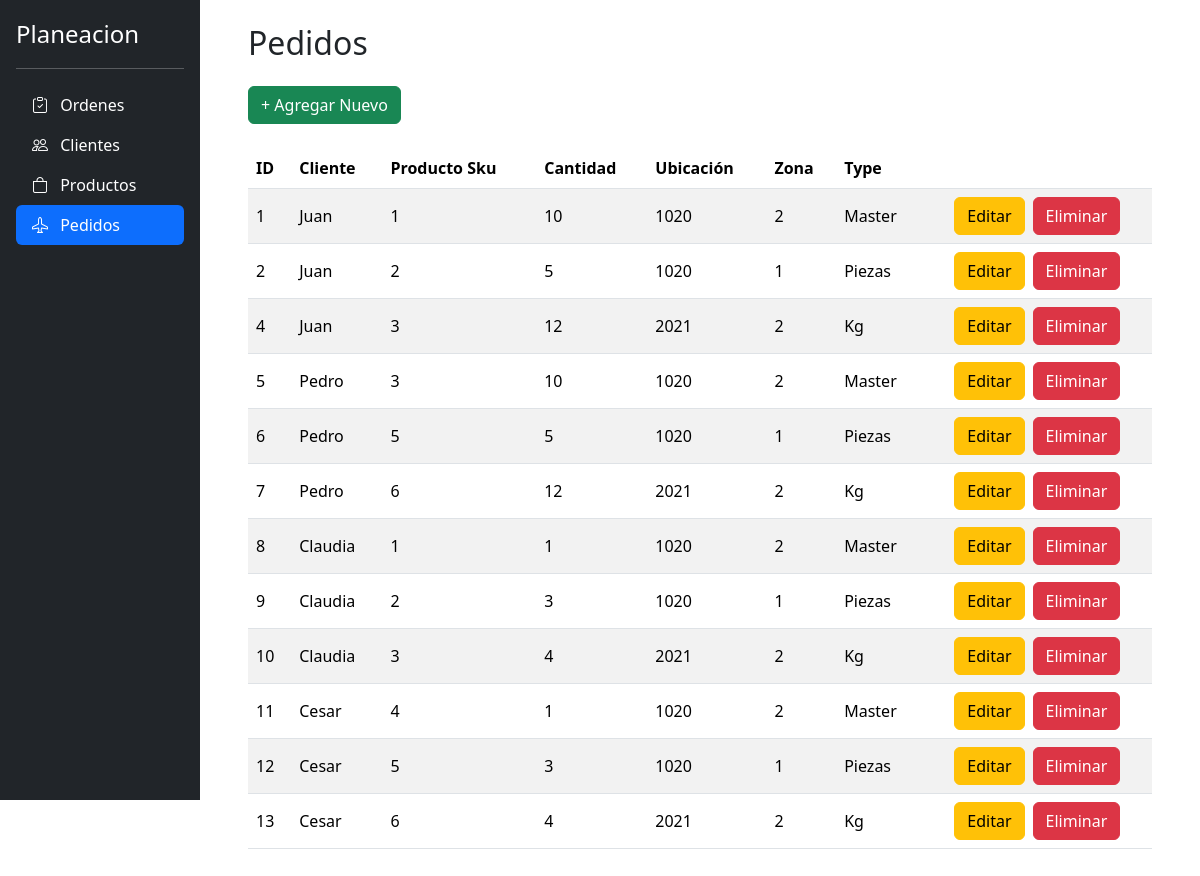
The app's page /pedidos with its own data.
### planeacion/data/database/entities/PedidoEntity.py (models this page shows, shortened)
class Pedido(models.Model):
    class Types(models.TextChoices):
        MASTER = "Master", "Master"
        PZAS = "Piezas", "Piezas"
        KILOS = "Kg", "Kilogramos"
    cliente = models.ForeignKey(Cliente, on_delete=models.CASCADE)
    producto = models.ForeignKey(Producto, on_delete=models.SET_NULL, null = True)
    cantidad = models.IntegerField()
    ubicacion = models.IntegerField()
    zona = models.IntegerField()
    type = models.CharField(choices= Types.choices, max_length = 15)
    planeacion = models.ForeignKey(Planeacion, on_delete= models.SET_NULL, null = True)

### planeacion/data/database/entities/ClienteEntity.py (models this page shows, shortened)
class Cliente(models.Model):
    nombre = models.CharField(max_length=50)

### planeacion/data/database/entities/ProductoEntity.py (models this page shows, shortened)
class Producto(models.Model):
    sku = models.CharField(max_length=50, primary_key = True, unique = True)
    pasillo = models.IntegerField(null=False)
    precio = models.DecimalField(max_digits=10, decimal_places=2)

### planeacion/ui/views.py (the view)
# urls.py: path("pedidos", views.pedidos, name="pedidos"),
def pedidos(request):
    mensaje = request.GET.get('mensaje')
    error = request.GET.get('error') == 'True'
    respuesta:RespuestaOperacion = PedidoUseCases.obtenerPedidosUseCase()
    productos = ProductoUseCases.obtenerProductosUseCase().contenido
    clientes = ClienteUseCases.obtenerClientesUseCase().contenido
    context = {
        "pedidos" : respuesta.contenido,
        "mensaje": mensaje,
        "error": error,
        "clientes": clientes,
        "productos": productos,
    }
    return render(request, "planeacion/pedidos.html", context)

### planeacion/data/database/dao/ClienteDao.py (called while the page is built)
    @staticmethod
    def obtenerClientes():
        return Cliente.objects.all()

### planeacion/data/database/dao/PedidoDao.py (called while the page is built)
    @staticmethod
    def obtenerPedidos():
        return Pedido.objects.all()

### planeacion/data/database/dao/ProductoDao.py (called while the page is built)
    @staticmethod
    def obtenerProductos():
        return Producto.objects.all()

### planeacion/data/repository/ClienteRepository.py (called while the page is built)
    @staticmethod
    def obtenerClientesDeBD():
        response:list[Cliente] = ClienteDao.obtenerClientes()
        return response

### planeacion/data/repository/PedidoRepository.py (called while the page is built)
    @staticmethod
    def obtenerPedidosDeBD():
        response:list[Pedido] = PedidoDao.obtenerPedidos()
        return response

### planeacion/data/repository/ProductoRepository.py (called while the page is built)
    @staticmethod
    def obtenerProductosDeBD():
        response:list[Producto] = ProductoDao.obtenerProductos()
        return response

### planeacion/domain/ClienteUseCases.py (called while the page is built)
    @staticmethod
    def obtenerClientesUseCase() -> list[Cliente]:
        respuesta: RespuestaOperacion = RespuestaOperacion()
        try:
            respuesta.contenido: list[Cliente] = ClienteRepository.obtenerClientesDeBD()
        except Cliente.DoesNotExist as error:
            print("ERROR:obtenerClientesUseCase: ", error)
            respuesta.error = True
            respuesta.mensaje = "No hay registros"
            respuesta.contenido = []
        except Exception as error:
            print("ERROR:obtenerClientesUseCase: ", error)
            respuesta.error = True
            respuesta.mensaje = "Ha ocurrido un error en el sistema"
            respuesta.contenido = []
        return respuesta

### planeacion/domain/PedidoUseCases.py (called while the page is built)
    @staticmethod
    def obtenerPedidosUseCase() -> list[Pedido]:
        respuesta: RespuestaOperacion = RespuestaOperacion()
        try:
            respuesta.contenido: list[Pedido] = PedidoRepository.obtenerPedidosDeBD()
        except Pedido.DoesNotExist as error:
            print("ERROR:obtenerPedidosUseCase: ", error)
            respuesta.error = True
            respuesta.mensaje = "No hay registros"
            respuesta.contenido = []
        except Exception as error:
            print("ERROR:obtenerPedidosUseCase: ", error)
            respuesta.error = True
            respuesta.mensaje = "Ha ocurrido un error en el sistema"
            respuesta.contenido = []
        return respuesta

### planeacion/ui/templates/planeacion/pedidos.html (shortened to what this page needs)
{% extends 'planeacion/base/base_site.html' %}
{% block main_content %}
  <h2>Pedidos </h2>
  <div class="d-flex justify-content-between mt-4 mb-4">
    <div>
      <button
      class="btn btn-success"
      data-bs-toggle="modal"
      data-bs-target="#crear-pedido-modal"
      > + Agregar Nuevo</button>
    </div>
  </div>
  <table class="table table-striped align-middle">
    <thead>
      <tr>
        <th scope="col">ID</th>
        <th scope="col">Cliente</th>
        <th scope="col">Producto Sku</th>
        <th scope="col">Cantidad</th>
        <th scope="col">Ubicación</th>
        <th scope="col">Zona</th>
        <th scope="col">Type</th>
        <th></th>
      </tr>
    </thead>
    <tbody>
      {% if pedidos %}
        {% for pedido in pedidos %}
          <tr>
            <td>{{ pedido.id }}</td>
            <td>{{ pedido.cliente.nombre }}</td>
            <td>{{ pedido.producto.sku }}</td>
            <td>{{ pedido.cantidad }}</td>
            <td>{{ pedido.ubicacion }}</td>
            <td>{{ pedido.zona }}</td>
            <td>{{ pedido.type }}</td>
            <td>
              <div class="d-flex flex-row justify-content-center">
                <button class="btn btn-warning me-2"
                data-bs-toggle="modal"
                data-bs-target="#editar-pedido-modal"
                data-bs-id="{{pedido.id}}"
                data-bs-cliente-id="{{ pedido.cliente.id }}"
                data-bs-producto-sku="{{pedido.producto.sku}}"
                data-bs-cantidad="{{pedido.cantidad}}"
                data-bs-ubicacion="{{ pedido.ubicacion }}"
                data-bs-zona="{{pedido.zona}}"
                data-bs-type="{{pedido.type}}"
                >Editar</button>
                <button class="btn btn-danger" data-bs-toggle="modal" data-bs-target="#eliminar-pedido-modal" data-bs-id="{{pedido.id}}">Eliminar</button>
              </div>
            </td>
          </tr>
        {% endfor %}
      {% else %}
        <tr>
          <td colspan="4" class="text-center">
            <h5>No hay pedidos registrados</h5>
          </td>
        </tr>
      {% endif %}
    </tbody>
  </table>
{% endblock %}

### records on screen
Pedido: id "1", cliente.nombre "Juan", producto.sku "1", cantidad "10", ubicacion "1020", zona "2", type "Master"
Pedido: id "2", cliente.nombre "Juan", producto.sku "2", cantidad "5", ubicacion "1020", zona "1", type "Piezas"
Pedido: id "4", cliente.nombre "Juan", producto.sku "3", cantidad "12", ubicacion "2021", zona "2", type "Kg"
Pedido: id "5", cliente.nombre "Pedro", producto.sku "3", cantidad "10", ubicacion "1020", zona "2", type "Master"
Pedido: id "6", cliente.nombre "Pedro", producto.sku "5", cantidad "5", ubicacion "1020", zona "1", type "Piezas"
Pedido: id "7", cliente.nombre "Pedro", producto.sku "6", cantidad "12", ubicacion "2021", zona "2", type "Kg"
Pedido: id "8", cliente.nombre "Claudia", producto.sku "1", cantidad "1", ubicacion "1020", zona "2", type "Master"
Pedido: id "9", cliente.nombre "Claudia", producto.sku "2", cantidad "3", ubicacion "1020", zona "1", type "Piezas"
Pedido: id "10", cliente.nombre "Claudia", producto.sku "3", cantidad "4", ubicacion "2021", zona "2", type "Kg"
Pedido: id "11", cliente.nombre "Cesar", producto.sku "4", cantidad "1", ubicacion "1020", zona "2", type "Master"
Pedido: id "12", cliente.nombre "Cesar", producto.sku "5", cantidad "3", ubicacion "1020", zona "1", type "Piezas"
Pedido: id "13", cliente.nombre "Cesar", producto.sku "6", cantidad "4", ubicacion "2021", zona "2", type "Kg"
